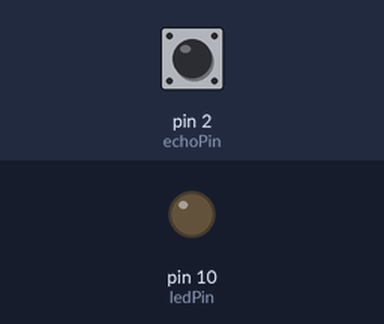
Recording of a sketch running on a simulated Arduino Uno, built with avr-gcc and run on an emulated ATmega328P. On the bench: output pins drawn as LEDs (lit = HIGH). Inputs (shaded band) come from the test bench; at power-on: pin 2 (echoPin) LOW. Pins used as bus, display or sensor lines are not drawn.

Above: at 1.2 s.
1.3 s: pin 2 (echoPin) pulsed HIGH 2 times (0.12 s each, 0.3 s apart)
At 1.8 s:
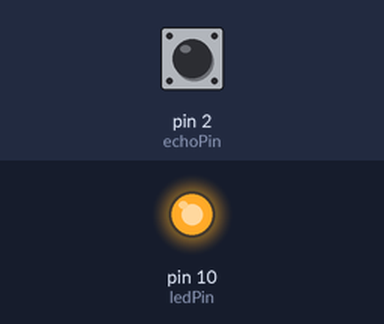
Timing chart, 0 to 4.3 s (numbered marks = the images above; inputs shaded):
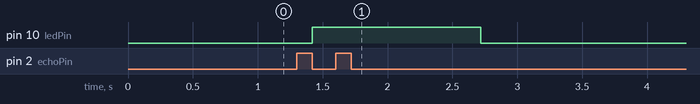

The sketch:

Pratica5.ino
```cpp
const int ledPin = 10;
float estadoDistancia;
int intensidadeLed;

const int trigPin = 3;
const int echoPin = 2;

float distance();

void setup() {
  // put your setup code here, to run once:
  pinMode(ledPin,OUTPUT);
  Serial.begin(9600); // Inicia o Serial , sendo o parâmetro a taxa de bits por segundo (geralmente usado 9600)
  pinMode(trigPin,OUTPUT);
  pinMode(echoPin,INPUT);
}

void loop() {
  // put your main code here, to run repeatedly:
  estadoDistancia = distance();
  intensidadeLed = map(estadoDistancia,0,20,0,255);

  analogWrite(ledPin,intensidadeLed);

}

float distance() {

  digitalWrite(trigPin, LOW);
  delayMicroseconds(2);

  digitalWrite(trigPin, HIGH);
  delayMicroseconds(10);
  digitalWrite(echoPin,LOW);

  float dist = pulseIn(echoPin,HIGH)*0.034/2 ;

  return dist;
}
```

Measured:
- after the input at 1.3 s, pin 10 (ledPin): LOW → HIGH after 0.12 s, → LOW 1.3 s later
